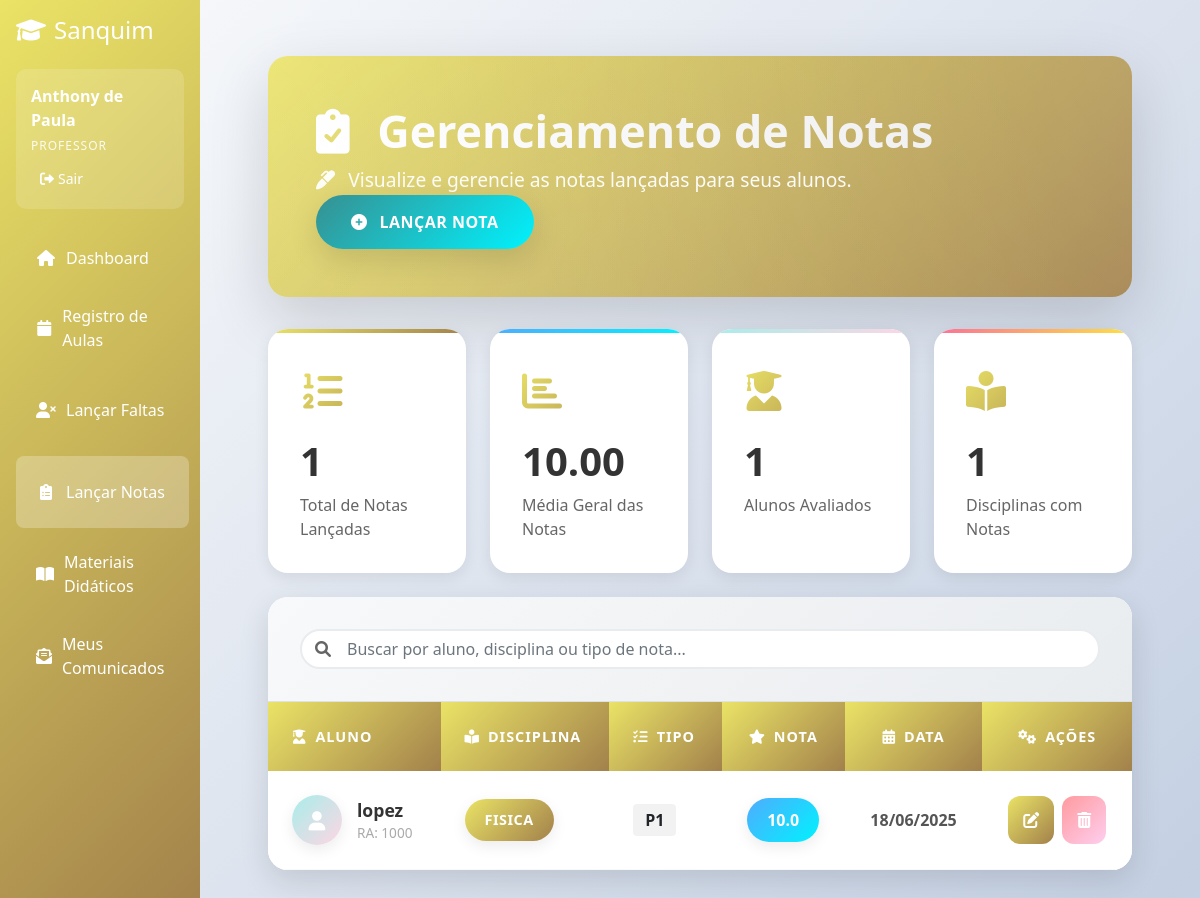
Before: /notas (signed in) with the older database file.
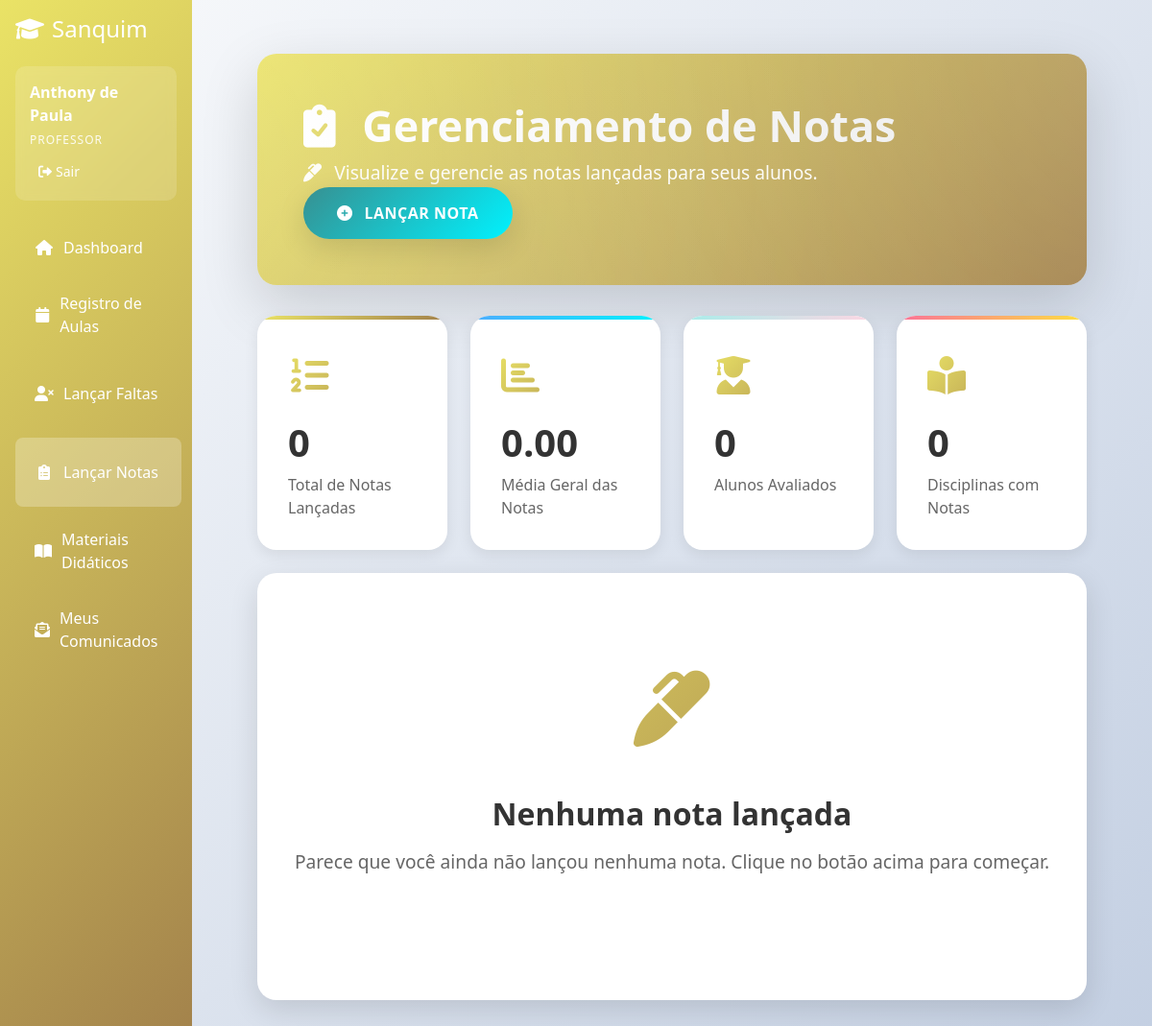
After: the same page with the newer database file.
### app.py (models this page shows, shortened)
class Nota(db.Model):
    __tablename__ = 'nota'
    id = db.Column(db.Integer, primary_key=True)
    valor = db.Column(db.Float, nullable=False)
    tipo = db.Column(db.String(20), nullable=False)  # 'P1', 'P2', 'Trabalho', etc.
    data = db.Column(db.Date, default=datetime.utcnow)
    aluno_id = db.Column(db.Integer, db.ForeignKey('aluno.id'), nullable=False)
    disciplina_id = db.Column(db.Integer, db.ForeignKey('disciplina.id'), nullable=False)
    disciplina = db.relationship('Disciplina', back_populates='notas')

class Aluno(db.Model):
    __tablename__ = 'aluno'
    id = db.Column(db.Integer, primary_key=True)
    nome = db.Column(db.String(100), nullable=False)
    ra = db.Column(db.String(20), nullable=False, unique=True)
    data_nascimento = db.Column(db.Date)
    cpf = db.Column(db.String(14), nullable=False, unique=True)
    rg = db.Column(db.String(20))
    endereco = db.Column(db.String(255))
    bairro = db.Column(db.String(100))
    cidade = db.Column(db.String(100))
    email = db.Column(db.String(120), unique=True, nullable=False)
    telefone = db.Column(db.String(20))
    status = db.Column(db.Integer, default=1)
    senha_hash = db.Column(db.String(255), nullable=True)
    turma_id = db.Column(db.Integer, db.ForeignKey('turma.id'))
    notas = db.relationship('Nota', backref='aluno', lazy=True)
    turma = db.relationship('Turma', backref='aluno', lazy=True)

class Disciplina(db.Model):
    __tablename__ = 'disciplina'
    id = db.Column(db.Integer, primary_key=True)
    nome = db.Column(db.String(100), nullable=False)
    codigo = db.Column(db.String(20), unique=True, nullable=False)
    carga_horaria = db.Column(db.Integer)
    descricao = db.Column(db.Text)
    categoria = db.Column(db.String(50), default='geral') # ex: exatas, humanas, biologicas, geral
    professor_id = db.Column(db.Integer, db.ForeignKey('professor.id'))
    turma_id = db.Column(db.Integer, db.ForeignKey('turma.id'))
    professor = db.relationship('Professor', backref='minhas_disciplinas')
    turma = db.relationship('Turma', backref='disciplinas_vinculadas')
    notas = db.relationship('Nota', back_populates='disciplina', cascade="all, delete-orphan")
    faltas = db.relationship('Falta', back_populates='disciplina_rel', cascade="all, delete-orphan")

### app.py (the view)
@app.route('/notas')
@login_required
def listar_notas():
    user_tipo = session.get('user_tipo')
    if user_tipo == 'aluno':
        aluno_id = session.get('user_id')
        notas = Nota.query.filter_by(aluno_id=aluno_id).order_by(Nota.disciplina_id, Nota.data).all()
        notas_por_disciplina = {}
        for nota in notas:
            if nota.disciplina not in notas_por_disciplina:
                notas_por_disciplina[nota.disciplina] = []
            notas_por_disciplina[nota.disciplina].append(nota)
        medias = {}
        for disciplina, notas_disc in notas_por_disciplina.items():
            valores = [n.valor for n in notas_disc]
            medias[disciplina.id] = sum(valores) / len(valores) if valores else None
        return render_template('notas/listar.html',
                             notas_por_disciplina=notas_por_disciplina,
                             medias=medias)
    elif user_tipo == 'professor':
        professor_id = session.get('user_id')
        disciplinas_ids = [d.id for d in Disciplina.query.filter_by(professor_id=professor_id).all()]
        notas = Nota.query.filter(Nota.disciplina_id.in_(disciplinas_ids)).all()
        return render_template('notas/professor_listar.html', notas=notas)
    else:
        notas = Nota.query.all()
        return render_template('notas/admin_listar.html', notas=notas)

### app.py (called while the page is built)
def login_required(f):
    @wraps(f)
    def decorated_function(*args, **kwargs):
        if 'user_id' not in session:
            return redirect(url_for('login'))
        return f(*args, **kwargs)
    return decorated_function

### templates/notas/professor_listar.html (shortened to what the changed rows need)
{% extends "base.html" %}
{% block content %}
<div class="main-container">
    <div class="header-section" style="background: var(--primary-gradient);">
        <div class="header-content d-flex justify-content-between align-items-center flex-wrap">
            <div class="mb-3 mb-md-0">
                <h1 class="page-title mb-2">
                    <i class="fas fa-clipboard-check me-3"></i>
                    Gerenciamento de Notas
                </h1>
            </div>
        </div>
    </div>
    <div class="stats-container mb-4">
        <div class="row g-4">
            <div class="col-lg-3 col-md-6">
                <div class="stat-card stat-primary">
                    <div class="stat-content">
                        <h3>{{ notas|length }}</h3>
                        <p>Total de Notas Lançadas</p>
                    </div>
                </div>
            </div>
            <div class="col-lg-3 col-md-6">
                <div class="stat-card stat-success">
                    <div class="stat-content">
                        {% set media_geral = (notas|sum(attribute='valor') / notas|length if notas else 0) %}
                        <h3>{{ "%.2f"|format(media_geral) }}</h3>
                        <p>Média Geral das Notas</p>
                    </div>
                </div>
            </div>
            <div class="col-lg-3 col-md-6">
                <div class="stat-card stat-info">
                    <div class="stat-content">
                        <h3>{{ notas|map(attribute='aluno_id')|unique|list|length }}</h3>
                        <p>Alunos Avaliados</p>
                    </div>
                </div>
            </div>
            <div class="col-lg-3 col-md-6">
                <div class="stat-card stat-warning">
                    <div class="stat-content">
                        <h3>{{ notas|map(attribute='disciplina_id')|unique|list|length }}</h3>
                        <p>Disciplinas com Notas</p>
                    </div>
                </div>
            </div>
        </div>
    </div>
    <div class="main-card">
        {% if notas %}
        <div class="search-filter-bar">
            <div class="search-box">
                <i class="fas fa-search"></i>
                <input type="text" id="searchInput" placeholder="Buscar por aluno, disciplina ou tipo de nota..." class="form-control">
            </div>
        </div>
        <div class="table-container">
            <div class="table-responsive">
                <table class="table custom-table" id="notasTable">
                    <thead>
                        <tr>
                            <th><i class="fas fa-user-graduate me-2"></i>Aluno</th>
                            <th><i class="fas fa-book-reader me-2"></i>Disciplina</th>
                            <th><i class="fas fa-tasks me-2"></i>Tipo</th>
                            <th class="text-center"><i class="fas fa-star me-2"></i>Nota</th>
                            <th class="text-center"><i class="fas fa-calendar-alt me-2"></i>Data</th>
                            <th class="text-center"><i class="fas fa-cogs me-2"></i>Ações</th>
                        </tr>
                    </thead>
                    <tbody>
                        {% for nota in notas %}
                        <tr>
                            <td>
                                <div class="disciplina-info">
                                    <div class="disciplina-avatar" style="background: var(--info-gradient);">
                                        <i class="fas fa-user"></i>
                                    </div>
                                    <div>
                                        <span class="subject-name">{{ nota.aluno.nome }}</span>
                                        <small class="d-block text-muted-light">RA: {{ nota.aluno.ra }}</small>
                                    </div>
                                </div>
                            </td>
                            <td>
                                <span class="category-badge" style="background: var(--primary-gradient); color: white;">
                                    {{ nota.disciplina.nome }}
                                </span>
                            </td>
                            <td>
                                <span class="badge fs-6 text-dark" style="background-color: rgba(0,0,0,0.05); padding: 8px 12px; font-weight: 600;">
                                    {{ nota.tipo }}
                                </span>
                            </td>
                            <td class="text-center">
                                <span class="nota-badge nota-{{ 'success' if nota.valor >= 7 else 'warning' if nota.valor >= 5 else 'danger' }}">
                                    {{ "%.1f"|format(nota.valor) }}
                                </span>
                            </td>
                            <td class="text-center">
                                <div class="date-container">
                                    {{ nota.data.strftime('%d/%m/%Y') }}
                                </div>
                            </td>
                            <td class="text-center">
                                <div class="action-buttons">
                                    <a href="{{ url_for('editar_nota', id=nota.id) }}" class="btn action-btn btn-edit" title="Editar Nota">
                                        <i class="fas fa-edit"></i>
                                    </a>
                                    <button type="button" class="btn action-btn btn-delete" title="Excluir Nota"
                                            data-bs-toggle="modal"
                                            data-bs-target="#confirmDeleteModal"
                                            data-delete-url="{{ url_for('deletar_nota', id=nota.id) }}"
                                            data-delete-info="a nota {{ '%.1f'|format(nota.valor) }} para o aluno(a) {{ nota.aluno.nome }}">
                                        <i class="fas fa-trash-alt"></i>
                                    </button>
                                </div>
                            </td>
                        </tr>
                        {% endfor %}
                    </tbody>
                </table>
            </div>
        </div>
        {% else %}
        <div class="empty-state">
            <div class="empty-animation"><div class="empty-icon"><i class="fas fa-marker"></i></div></div>
            <h5 class="empty-title">Nenhuma nota lançada</h5>
            <p class="empty-description">Parece que você ainda não lançou nenhuma nota. Clique no botão acima para começar.</p>
        </div>
        {% endif %}
    </div>
</div>
{% endblock %}

Changed rows visible on the page:
removed Nota: aluno.nome "lopez", aluno.ra "1000", disciplina.nome "FISICA", tipo "P1", valor "10.0", data "18/06/2025"
Other visible differences:
{{ notas|length }}: "1" → "0"
{{ "%.2f"|format(media_geral) }}: "10.00" → "0.00"
{{ notas|map(attribute='aluno_id')|unique|list|length }}: "1" → "0"
{{ notas|map(attribute='disciplina_id')|unique|list|length }}: "1" → "0"
text no longer shown: "ALUNO DISCIPLINA TIPO NOTA DATA AÇÕES"
text now shown: "Nenhuma nota lançada Parece que você ainda não lançou nenhuma nota. Clique no botão acima para começar."
